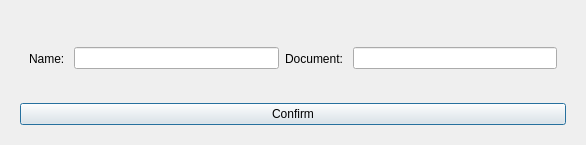
<?xml version="1.0" encoding="UTF-8"?>
<ui version="4.0">
 <class>update_supplier</class>
 <widget class="QDialog" name="update_supplier">
  <property name="geometry">
   <rect>
    <x>0</x>
    <y>0</y>
    <width>586</width>
    <height>145</height>
   </rect>
  </property>
  <property name="windowTitle">
   <string>Dialog</string>
  </property>
  <layout class="QVBoxLayout" name="verticalLayout">
   <item>
    <widget class="QWidget" name="confirms" native="true">
     <layout class="QVBoxLayout" name="verticalLayout_2">
      <item>
       <widget class="QWidget" name="inputs" native="true">
        <layout class="QHBoxLayout" name="horizontalLayout_2">
         <item>
          <widget class="QLabel" name="label">
           <property name="text">
            <string>Name: </string>
           </property>
          </widget>
         </item>
         <item>
          <widget class="QLineEdit" name="update_name">
           <property name="enabled">
            <bool>true</bool>
           </property>
           <property name="text">
            <string/>
           </property>
          </widget>
         </item>
         <item>
          <widget class="QLabel" name="label_2">
           <property name="text">
            <string>Document: </string>
           </property>
          </widget>
         </item>
         <item>
          <widget class="QLineEdit" name="update_document">
           <property name="text">
            <string/>
           </property>
          </widget>
         </item>
        </layout>
       </widget>
      </item>
      <item>
       <widget class="QPushButton" name="confirm_update">
        <property name="text">
         <string>Confirm</string>
        </property>
       </widget>
      </item>
     </layout>
    </widget>
   </item>
  </layout>
 </widget>
 <resources/>
 <connections/>
</ui>
